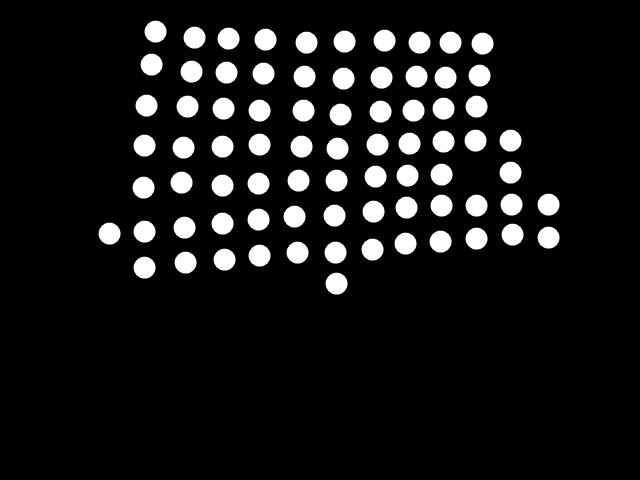
#> input picture Point_Stiching/test/points.png, 640 x 480 px
$ python stich_points.py
#> lines starting #> are read from the running program, lines starting #| are printed output that depends on the picture; after the words box and inside, x2 and y2 are one past the last pixel; in counts of white or black regions, pixels touching at a corner belong together
### Point_Stiching/utils.py
# -*- coding: UTF-8 -*-

import os
import sys
import cv2
import math
import numpy as np
from matplotlib import pyplot as plt
from skimage.measure import label, regionprops


def sort_points(center, points) -> list:
    if len(points) == 0: return points
    sorted_points, dists = [], []

    for point in points:
        dists.append((point[0]-center[0])**2+(point[1]-center[1])**2)
    sorted_index = np.argsort(dists)

    points = np.array(points)[sorted_index] # Sort the point array

    return points.tolist()


def get_angle(center, point) -> float:
    """
    0 -> 360
    """
    x0, y0 = center[0], center[1]
    x1, y1 = point[0], point[1]
    if y0 == y1 and x1 >= x0: return 0.0

    length = math.sqrt((x1-x0)**2+(y1-y0)**2)

    cos_value = (x1-x0) / length
    value = math.acos(cos_value)/math.pi * 180

    if y1 > y0: return value
    else: return 360.0 - value

"""
def get_image_angle(center, point) -> float:
    '''
    0 -> 180
    '''
    x0, y0 = center[0], center[1]
    x1, y1 = point[0], point[1]
    if y0 == y1: return 0.0

    y0, y1 = -y0, -y1
    length = math.sqrt((x1-x0)**2+(y1-y0)**2)

    cos_value = abs(x1-x0) / length
    value = math.acos(cos_value)/math.pi * 180

    return value
"""

def get_image_angle(center, point) -> float:
    return get_angle(center, point)


# [10 lines left out: function is_same_dir, not called in this run]


def create_background(shape, save_name="background.png"):
    img = np.zeros(shape, dtype=np.uint8)
    cv2.imwrite(save_name, img)


# [16 lines left out: function image_diff, not called in this run]


# [5 lines that do not run on import are left out]


### Point_Stiching/stich_points.py
# -*- coding: UTF-8 -*-

import os
import sys
import cv2
import math
import time
import numpy as np
from matplotlib import pyplot as plt
from skimage.measure import label, regionprops

from utils import *
from cross import get_cross


POINTS = {}


# [14 lines left out: function display_index, not called in this run]


def extract_points(img, thresh=220, min_rad=15, max_rad=80):
    """Binarize the input image and extract the points

    Args:
        img: Input grayscale image
        thresh: Thesholding value for the image binarization
        min_rad: Minimum point radius
        max_rad: Maximum point radius

    Returns:
        img_points: Binarized image contains the points
        points: List of centroid points

    """
    img = cv2.GaussianBlur(img,(5,5),0)
    thres,img_points = cv2.threshold(img,thresh,255,cv2.THRESH_BINARY)

    # Create the region proposal mask and filter out the curve
    label_mask = label(img_points, connectivity = 2)
    properties = regionprops(label_mask)

    points = []
    for prop in properties:
        diameter = prop.equivalent_diameter
        if diameter < min_rad or diameter > max_rad:
            img_points[label_mask==prop.label] = 0
        else: points.append((prop.centroid[1], prop.centroid[0]))

    '''
    plt.subplot(1,2,1), plt.imshow(img_points, cmap="gray"), plt.title("Point Image")
    plt.subplot(1,2,2), plt.imshow(img_cross, cmap="gray"), plt.title("Cross Image")
    plt.show()
    '''
    return img_points, points


# [12 lines left out: functions get_hor_len, get_ver_len, not called in this run]


def register(point,
             row,
             col,
             previous=None,
             hor_angle=0,
             ver_angle=0,
             hor_len=0,
             ver_len=0):

    point_elem = {
        "from": previous,
        "index": (row, col)
    }
        # "hor_angle": hor_angle,
        # "ver_angle": ver_angle,
        # "hor_len": hor_len,
        # "ver_len":ver_len
    # }

    index = (point[0], point[1])
    POINTS[index] = point_elem


# [98 lines left out: functions update_information, search_surround, not called in this run]


def index_coordinate(points,
                     center,
                     hor_anchor=None,
                     ver_anchor=None,
                     max_angle_shift=10,
                     max_hor_ratio=1.5,
                     max_ver_ratio=1.5,
                     start_factor=1.2):

    # 1. Get the closest point as the anchor
    points = sort_points(center, points)
    if len(points) == 0: return # Case when there is no point inside this coordinate

    anchor = points[0]
    register(anchor, row=0, col=0)

    # 2. Register the horizontal and vertical anchors
    if len(points) == 1: return # Case when there is only one point inside this coordinate
    points = points[1:]

    if hor_anchor is None:
        print("Warning: The horizontal anchor point has not been set, this may cause fatal stiching error to the final result!")

        hor_index = -1
        for i, pt in enumerate(points[:8]):
            pt_angle = get_image_angle(anchor, pt)

            if abs(pt_angle) < max_angle_shift*start_factor:
                hor_angle = pt_angle
                hor_anchor = pt
                hor_len = get_hor_len(anchor, hor_anchor)
                hor_index = i
                break

        if hor_index >= 0:
            del points[hor_index]
        else:
            raise Exception("Could not find the horizontal anchor automatically.")

    else:
        hor_index = 0
        local_dist = 100000
        for i, pt in enumerate(points[:8]):
            # Find the centroid closest to the horizontal anchor point, and update the horizontal anchor
            if get_hor_len(hor_anchor, pt) < local_dist:
                local_dist = get_hor_len(hor_anchor, pt)
                hor_index = i

        hor_anchor = points[hor_index]
        hor_angle = get_image_angle(anchor, hor_anchor)
        hor_len = get_hor_len(anchor, hor_anchor)
        del points[hor_index]

    # Register the horizontal anchor
    if hor_anchor[0] > anchor[0]:
        hor_anchor_col = 1
    else:
        hor_anchor_col = -1
    register(hor_anchor, row=0, col=hor_anchor_col, previous=(0,0))

    if ver_anchor is None:
        print("Warning: The vertical anchor point has not been set, this may cause fatal stiching error to the final result!")

        ver_index = -1
        for i, pt in enumerate(points[:8]):
            pt_angle = get_image_angle(anchor, pt)

            if abs(pt_angle) > 90.0 - max_angle_shift*start_factor:
                ver_angle = pt_angle
                ver_anchor = pt
                ver_len = get_ver_len(anchor, ver_anchor)
                ver_index = i
                break

        if ver_index >= 0:
            del points[ver_index]
        else:
            raise Exception("Could not find the vertical anchor automatically.")

    else:
        ver_index = 0
        local_dist = 100000
        for i, pt in enumerate(points[:8]):
            # Find the centroid closest to the vertical anchor point, and update the vertical anchor
            if get_ver_len(ver_anchor, pt) < local_dist:
                local_dist = get_ver_len(ver_anchor, pt)
                ver_index = i

        ver_anchor = points[ver_index]
        ver_angle = get_image_angle(anchor, ver_anchor)
        ver_len = get_ver_len(anchor, ver_anchor)
        del points[ver_index]

    # Register the vertical anchor
    if ver_anchor[1] > anchor[1]:
        ver_anchor_row = -1
    else:
        ver_anchor_row = 1
    register(ver_anchor, row=ver_anchor_row, col=0, previous=(0,0))

    if hor_anchor is None and ver_anchor is None: return # Case when the horizontal and vertical anchors cannot be found

    pts_for_hor = points
    pts_for_ver = points.copy()

    search_surround(points, hor_anchor, 0, hor_anchor_col, hor_angle, ver_angle, hor_len, ver_len,
                    max_angle_shift, max_hor_ratio, max_ver_ratio)
    search_surround(points, ver_anchor, ver_anchor_row, 0, hor_angle, ver_angle, hor_len, ver_len,
                    max_angle_shift, max_hor_ratio, max_ver_ratio)

    # print(anchor, hor_anchor, ver_anchor)
    # plt.imshow(cur_points, cmap="gray"), plt.show()


def index_image(img,
                center,
                hor_anchor=None,
                ver_anchor=None,
                thresh=210,
                min_rad=15,
                max_rad=60,
                max_angle_shift=20,
                max_hor_ratio=1.5,
                max_ver_ratio=1.5,
                start_factor=1.2):

    img_points, points = extract_points(img, thresh, min_rad, max_rad)
    # plt.imshow(img_points, cmap="gray"), plt.show()
    index_coordinate(points, center, hor_anchor, ver_anchor, max_angle_shift,
                        max_hor_ratio, max_ver_ratio, start_factor)

    # [7 lines of commented-out code are left out]


if __name__ == "__main__":
    img_file = "./test/points.png"
    center = (337,180)
    hor_anchor = None#(375,175)
    ver_anchor = None#(335,215)

    img = cv2.imread(img_file, cv2.IMREAD_GRAYSCALE)
#> img is the input picture: shape (480, 640); min 0, max 255, mean 23.9

    start = time.time()
    index_image(img, center, hor_anchor, ver_anchor, thresh=210, min_rad=15, max_rad=60)
#> in extract_points, `img = cv2.GaussianBlur(img,(5,5),0)`:
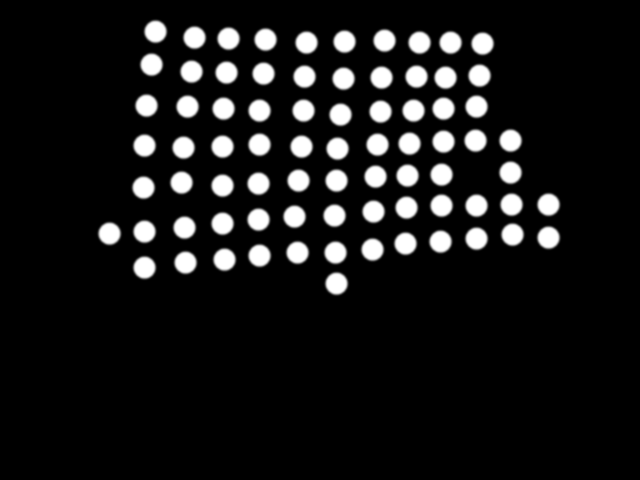
#> img: shape (480, 640); min 0, max 255, mean 23.9
#> in extract_points, `thres,img_points = cv2.threshold(img,thresh,255,cv2.THRESH_BINARY)`:
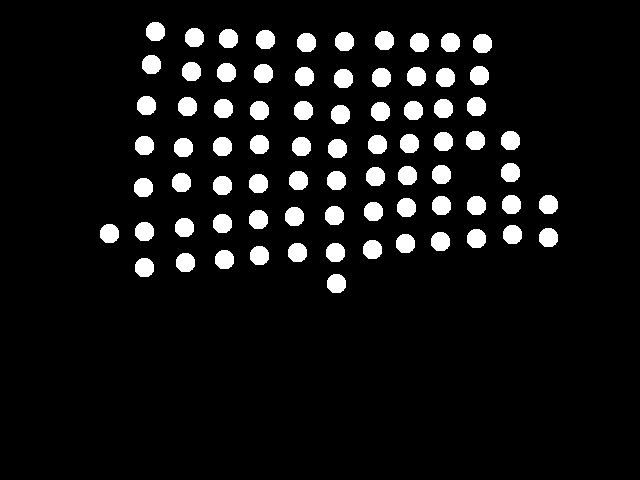
#> img_points: shape (480, 640); 7.5% white; 77 white regions
#> in extract_points, `thres,img_points = cv2.threshold(img,thresh,255,cv2.THRESH_BINARY)`: thres = 210
#> in extract_points, `label_mask = label(img_points, connectivity = 2)`:
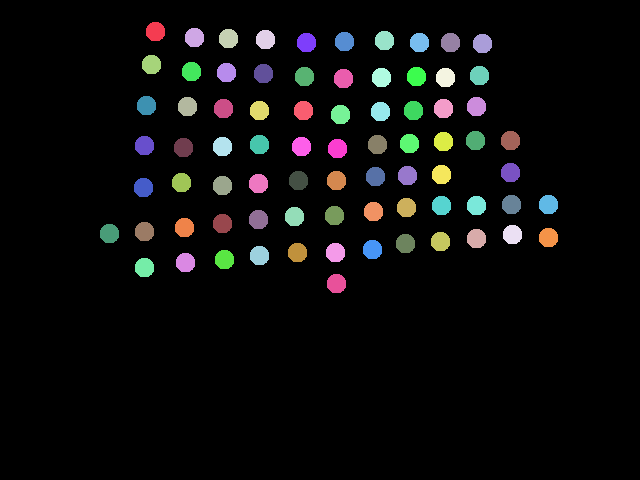
#> label_mask: shape (480, 640) int64; 78 distinct labels, from 0 to 77; one colour per label, 0 black
#> in extract_points, `properties = regionprops(label_mask)`: properties = 77 regions; largest, box (x1, y1, x2, y2) and area: (146, 22, 165, 41) 298, (185, 28, 204, 47) 298, (219, 29, 238, 48) 298, (256, 30, 275, 49) 298, (375, 31, 394, 50) 298
#> the loop in extract_points, `for prop in properties:` made 77 passes
#> after the loop in extract_points, `for prop in properties:`: points = 77 pairs, first value 109 to 548, second value 31.11 to 283.1
#> the loop in sort_points, `for point in points:` made 77 passes
#> point on passes 1 to 12: (155, 31.11), (194, 37.11), (228, 38.11), (265, 39.11), (384, 40.11), (344, 41.11), (306, 42.11), (419, 42.11), (450, 42.11), (482, 43.11), (151, 64.11), (191, 71.11)
#> after the loop in sort_points, `for point in points:`: dists = 77 values, max 55283.5 at index 0, min 0.966 at index 46, mean 19788.3
#> in sort_points, `sorted_index = np.argsort(dists)`: sorted_index = 77 values, max 76 at index 23, min 0 at index 76, mean 38
#> in index_coordinate, `anchor = points[0]`: anchor = [336, 180.1]
#> in register, `index = (point[0], point[1])`: index = (336, 180.1)
#> in index_coordinate, `points = points[1:]`: points = 76 pairs, first value 109 to 548, second value 31.11 to 283.1
#> the loop in index_coordinate, `for i, pt in enumerate(points[:8]):` made 8 passes
#> pt_angle on passes 1 to 8: 271.8, 93.27, 354.1, 180, 39.96, 224.2, 318.7, 139.4
#> (the run stopped early here; a loop or call above may not have finished)

$ run again, with Point_Stiching/test/sample_cross.png copied over Point_Stiching/test/points.png
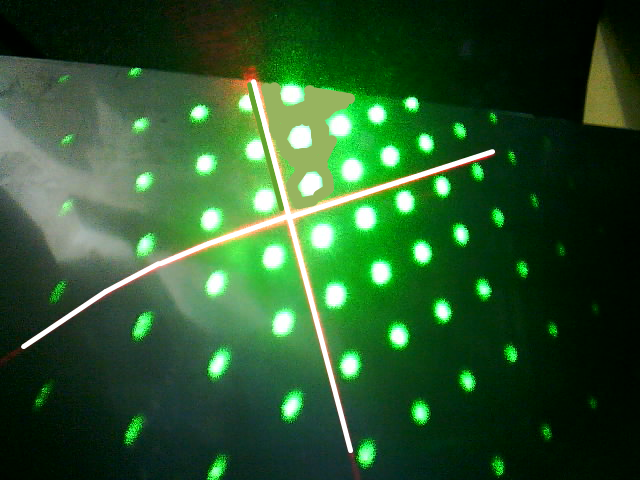
#> input picture Point_Stiching/test/sample_cross.png, 640 x 480 px
#> in extract_points, `thres,img_points = cv2.threshold(img,thresh,255,cv2.THRESH_BINARY)`:
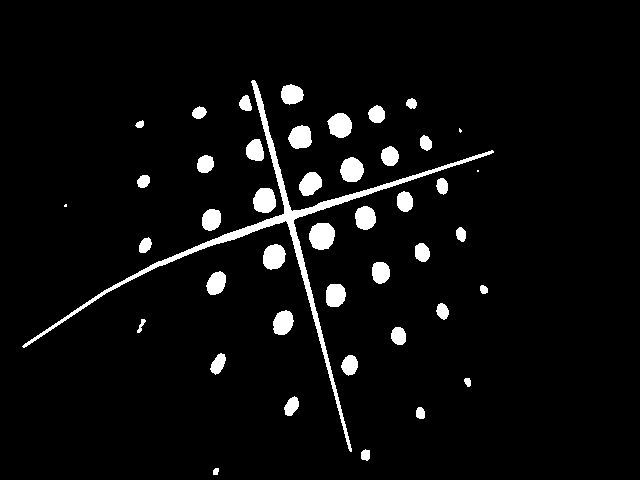
#> img_points: shape (480, 640); 4.7% white; 44 white regions (3 under 20 px)
#> thres = 210
#> label_mask: shape (480, 640) int64; 45 distinct labels, from 0 to 44
#> properties = 44 regions; largest, box (x1, y1, x2, y2) and area: (22, 80, 494, 452) 4521, (309, 223, 335, 250) 567, (253, 188, 276, 213) 468, (327, 113, 352, 138) 467, (340, 157, 364, 182) 462
#> the loop in extract_points, `for prop in properties:` made 44 passes
#> diameter on passes 1 to 8: 75.87, 21.5, 13.82, 10.7, 17.19, 13.26, 24.38, 7.98
#> after the loop in extract_points, `for prop in properties:`:
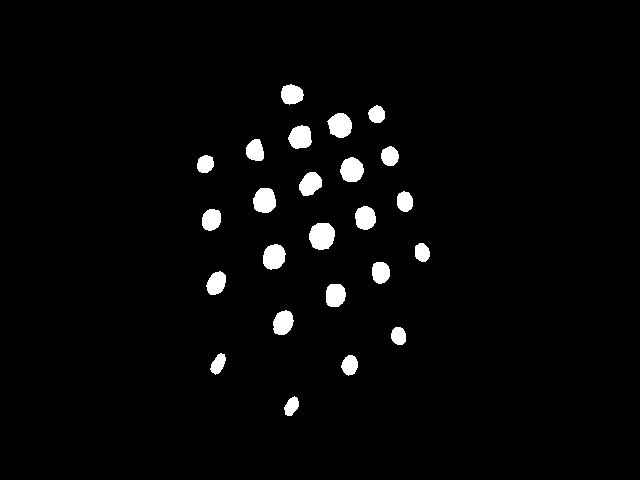
#> img_points: shape (480, 640); 2.7% white; 24 white regions, largest, box (x1, y1, x2, y2) and area: (309, 223, 335, 250) 567, (253, 188, 276, 213) 468, (327, 113, 352, 138) 467
#> after the loop in extract_points, `for prop in properties:`: points = 24 items, first 6: (291.4, 94.02), (376.4, 114), (339.7, 125), (300, 136.9), (254.8, 150.2), (389.5, 155.8)
#> the loop in sort_points, `for point in points:` made 24 passes
#> after the loop in sort_points, `for point in points:`: dists = [9471.8, 5909.6, 3036.9, 3225.4, 7649.8, 3338.7, 17710.2, 318.5, 744.7, 5710, 4995.1, 2185.9, 17417.4, 3337.8, 12375.2, 9862, 10353.6, 25232.8, 13193.4, 23207.3, 27946.2, 47878.1, 34290.7, 53115.3]
#> sorted_index = 24 values, max 23 at index 23, min 0 at index 11, mean 11.5
#> in sort_points, `points = np.array(points)[sorted_index]`: points = 24 rows, first 8: [351.4, 169.5], [309.9, 183.5], [364.9, 217.5], [339.7, 125], [300, 136.9], [321.5, 235.7], [389.5, 155.8], [404.4, 201.2]
#> in index_coordinate, `points = sort_points(center, points)`: points = 24 items, first 6: [351.4, 169.5], [309.9, 183.5], [364.9, 217.5], [339.7, 125], [300, 136.9], [321.5, 235.7]
#> anchor = [351.4, 169.5]
#> index = (351.4, 169.5)
#> in index_coordinate, `points = points[1:]`: points = 23 items, first 6: [309.9, 183.5], [364.9, 217.5], [339.7, 125], [300, 136.9], [321.5, 235.7], [389.5, 155.8]
#> the loop in index_coordinate, `for i, pt in enumerate(points[:8]):` made 8 passes
#> pt_angle on passes 1 to 8: 161.4, 74.35, 255.3, 212.4, 114.3, 340.2, 30.86, 160.7

$ run again, with Point_Stiching/test/test.png copied over Point_Stiching/test/points.png
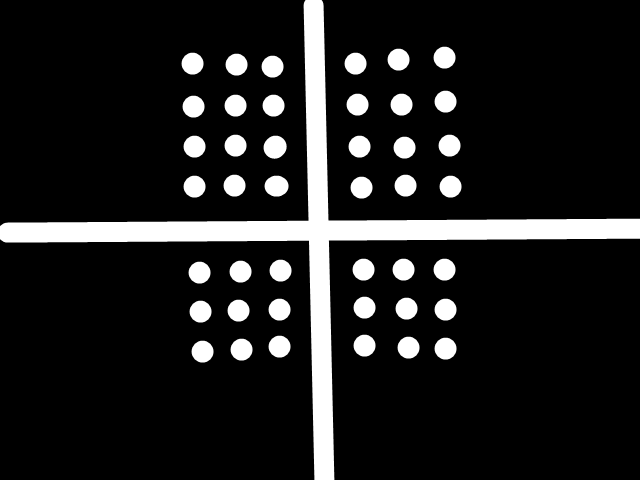
#> input picture Point_Stiching/test/test.png, 640 x 480 px
#> img is the input picture: shape (480, 640); min 0, max 255, mean 31.3
#> thres = 210
#> in extract_points, `label_mask = label(img_points, connectivity = 2)`:
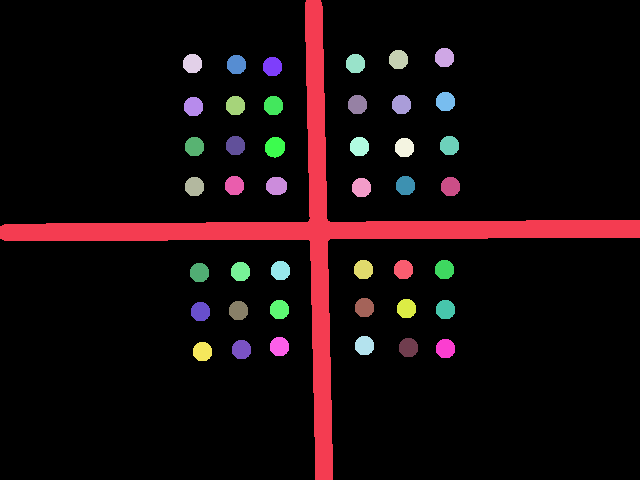
#> label_mask: shape (480, 640) int64; 44 distinct labels, from 0 to 43; one colour per label, 0 black
#> properties = 43 regions; largest, box (x1, y1, x2, y2) and area: (0, 0, 640, 480) 19594, (265, 137, 285, 158) 333, (266, 177, 287, 195) 315, (435, 48, 454, 67) 298, (389, 50, 408, 69) 298
#> the loop in extract_points, `for prop in properties:` made 43 passes
#> diameter on passes 1 to 8: 157.9, 19.48, 19.48, 19.48, 19.48, 19.48, 19.48, 19.48
#> after the loop in extract_points, `for prop in properties:`:
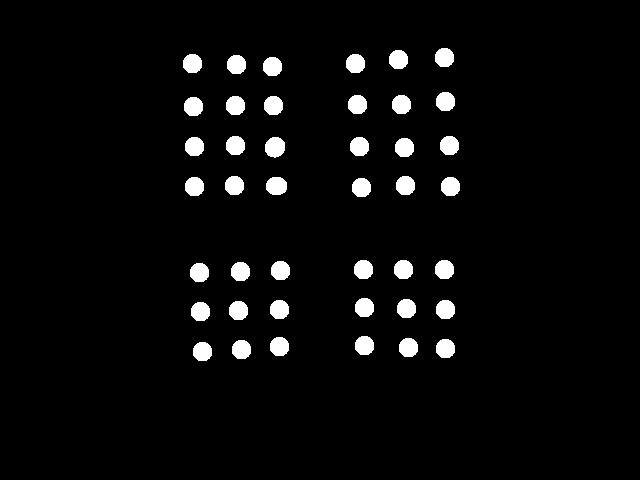
#> img_points: shape (480, 640); 4.1% white; 42 white regions, largest, box (x1, y1, x2, y2) and area: (265, 137, 285, 158) 333, (266, 177, 287, 195) 315, (435, 48, 454, 67) 298
#> after the loop in extract_points, `for prop in properties:`: points = 42 pairs, first value 192 to 450, second value 57.11 to 351.1
#> the loop in sort_points, `for point in points:` made 42 passes
#> point on passes 1 to 8: (444, 57.11), (398, 59.11), (192, 63.11), (355, 63.11), (236, 64.11), (272, 66.11), (445, 101.1), (357, 104.1)
#> after the loop in sort_points, `for point in points:`: dists = 42 values, max 47497.5 at index 41, min 627.7 at index 23, mean 18940.2
#> sorted_index = 42 values, max 41 at index 41, min 0 at index 30, mean 20.5
#> anchor = [361, 187.1]
#> index = (361, 187.1)
#> in index_coordinate, `points = points[1:]`: points = 41 pairs, first value 192 to 450, second value 57.11 to 351.1
#> the loop in index_coordinate, `for i, pt in enumerate(points[:8]):` made 8 passes
#> pt_angle on passes 1 to 8: 267.2, 181.1, 357.4, 205, 317.1, 267.2, 88.6, 223
